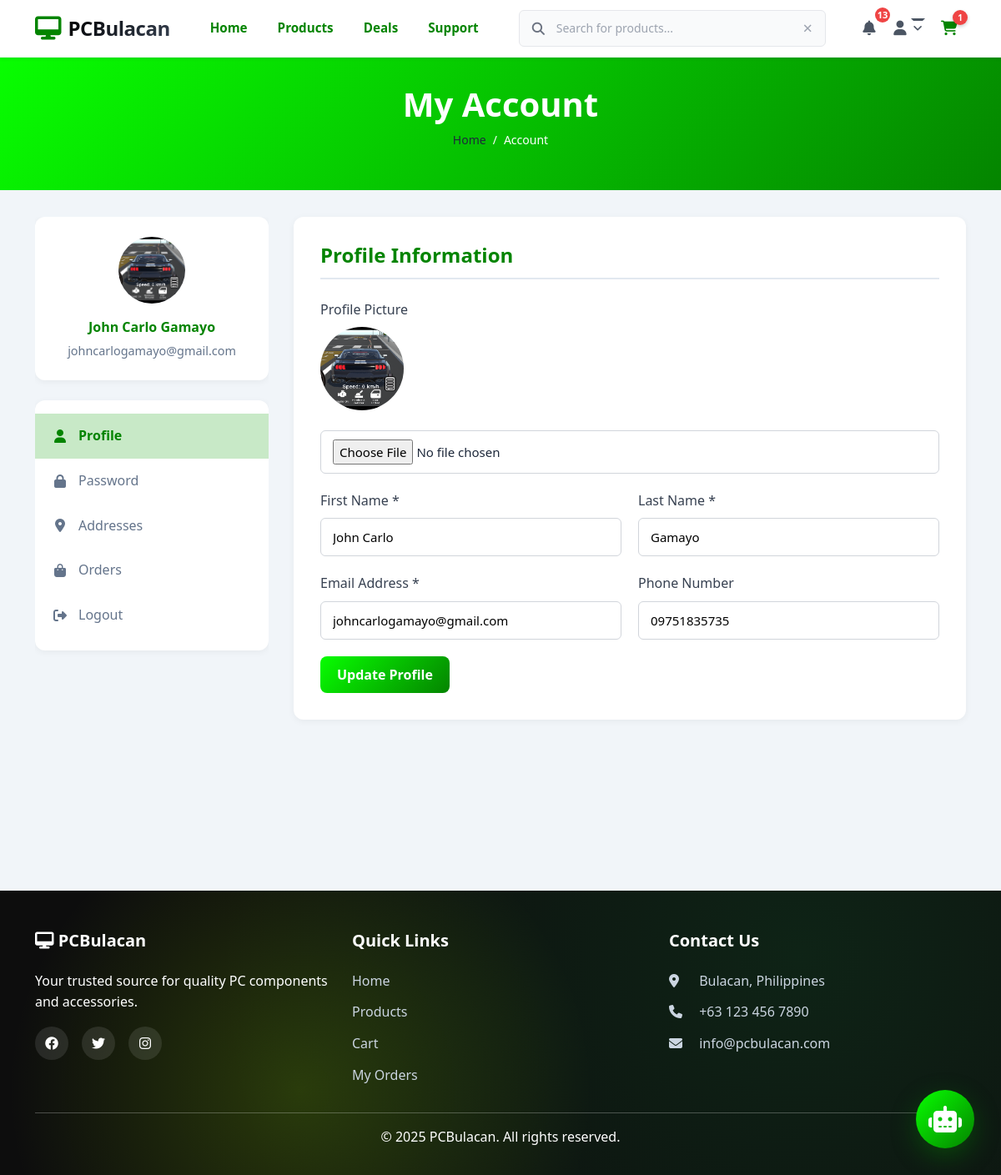
The app's page /accounts/account/ (signed in) with its own data.
### accounts/models.py (models this page shows, shortened)
class User(AbstractUser):
    username = None
    email = models.EmailField(_('email address'), unique=True)
    phone = models.CharField(max_length=20, blank=True, null=True)
    address = models.TextField(blank=True, null=True)
    city = models.CharField(max_length=100, blank=True, null=True)
    state = models.CharField(max_length=100, blank=True, null=True)
    zip_code = models.CharField(max_length=10, blank=True, null=True)
    profile_picture = models.ImageField(upload_to='profile_pictures/', blank=True, null=True)
    USERNAME_FIELD = 'email'
    REQUIRED_FIELDS = ['first_name', 'last_name']
    objects = UserManager()
    class Meta:
        db_table = 'accounts_user'
        verbose_name = 'User'
        verbose_name_plural = 'Users'
        ordering = ['-date_joined']
    def get_full_name(self):
        full_name = f'{self.first_name} {self.last_name}'
        return full_name.strip()

### accounts/views.py (the view, shortened to what this page needs)
# urls.py: path('account/', views.account_view, name='account'),
@login_required
def account_view(request):
    user = request.user
    addresses = UserAddress.objects.filter(user=user).order_by('-is_primary', '-created_at')
    orders = Order.objects.filter(user=user).prefetch_related('items__product').order_by('-created_at')
    context = {
        'user': user,
        'addresses': addresses,
        'orders': orders,
    }
    return render(request, 'accounts/account.html', context)

### orders/context_processors.py (called while the page is built)
def cart_context(request):
    if request.user.is_authenticated:
        cart, created = Cart.objects.get_or_create(user=request.user)
        return {
            'cart': cart,
            'cart_count': cart.unique_items_count  # Count unique products, not total quantity
        }
    return {
        'cart': None,
        'cart_count': 0
    }

### orders/models.py (called while the page is built)
    @property
    def total_savings(self):
        return sum(item.savings_per_item * item.quantity for item in self.items.all())

    @property
    def had_discount(self):
        return float(self.price) < float(self.product.price)

    @property
    def original_price(self):
        return float(self.product.price)

    @property
    def savings_per_item(self):
        if self.had_discount:
            return float(self.product.price) - float(self.price)
        return 0

    @property
    def savings_percentage(self):
        if self.had_discount:
            return int(((float(self.product.price) - float(self.price)) / float(self.product.price)) * 100)
        return 0

    @property
    def unique_items_count(self):
        return self.items.count()

### templates/accounts/account.html (shortened to what this page needs)
{% extends 'base.html' %}
{% load static %}
{% block extra_css %}
<link rel="stylesheet" href="{% static 'css/styles.css' %}">
{% endblock %}
{% block content %}
<div class="page-header">
    <div class="container">
        <h1 class="page-title">My Account</h1>
        <div class="breadcrumb">
            <a href="{% url 'products:home' %}">Home</a>
            <span class="breadcrumb-separator">/</span>
            <span>Account</span>
        </div>
    </div>
</div>
<div class="container">
    <div class="account-container">
        <div class="account-sidebar" id="account-sidebar">
            <div class="user-profile">
                <div class="profile-avatar">
                    {% if user.profile_picture %}
                    <img src="{{ user.profile_picture.url }}" alt="{{ user.get_full_name }}">
                    {% else %}
                    <i class="fas fa-user"></i>
                    {% endif %}
                </div>
                <div class="profile-name">{{ user.get_full_name }}</div>
                <div class="profile-email">{{ user.email }}</div>
            </div>
            <nav class="account-nav">
                <ul>
                    <li class="active">
                        <a href="#" class="account-nav-link" data-section="profile-section">
                            <i class="fas fa-user"></i>
                            <span>Profile</span>
                        </a>
                    </li>
                    <li>
                        <a href="#" class="account-nav-link" data-section="password-section">
                            <i class="fas fa-lock"></i>
                            <span>Password</span>
                        </a>
                    </li>
                    <li>
                        <a href="#" class="account-nav-link" data-section="addresses-section">
                            <i class="fas fa-map-marker-alt"></i>
                            <span>Addresses</span>
                        </a>
                    </li>
                    <li>
                        <a href="#" class="account-nav-link" data-section="orders-section">
                            <i class="fas fa-shopping-bag"></i>
                            <span>Orders</span>
                        </a>
                    </li>
                    <li>
                        <a href="{% url 'accounts:logout' %}" class="account-nav-link">
                            <i class="fas fa-sign-out-alt"></i>
                            <span>Logout</span>
                        </a>
                    </li>
                </ul>
            </nav>
        </div>
        <div class="account-content">
            <section id="profile-section" class="account-section active">
                <h2 class="section-title">Profile Information</h2>
                <form method="post" enctype="multipart/form-data">
                    <div class="form-group">
                        <label>Profile Picture</label>
                        {% if user.profile_picture %}
                        <div class="current-picture">
                            <img src="{{ user.profile_picture.url }}" alt="Profile Picture">
                        </div>
                        {% endif %}
                        <input type="file" name="profile_picture" id="profile_picture" accept="image/*">
                    </div>
                    <div class="form-row">
                        <div class="form-group">
                            <label for="first_name">First Name *</label>
                            <input type="text" id="first_name" name="first_name" value="{{ user.first_name }}" required>
                        </div>
                        <div class="form-group">
                            <label for="last_name">Last Name *</label>
                            <input type="text" id="last_name" name="last_name" value="{{ user.last_name }}" required>
                        </div>
                    </div>
                    <div class="form-row">
                        <div class="form-group">
                            <label for="email">Email Address *</label>
                            <input type="email" id="email" name="email" value="{{ user.email }}" required>
                        </div>
                        <div class="form-group">
                            <label for="phone">Phone Number</label>
                            <input type="tel" id="phone" name="phone" value="{{ user.phone|default:'' }}">
                        </div>
                    </div>
                    <button type="submit" class="btn btn-primary">Update Profile</button>
                </form>
            </section>
        </div>
    </div>
</div>
{% endblock %}

### static/css/styles.css (style rules this page uses)
:root { --primary-color: #048400; --secondary-color: #3b82f6; --success-color: #22c55e; --danger-color: #ef4444; --warning-color: #f59e0b; --info-color: #06b6d4; --dark-color: #1e293b; --light-color: #f8fafc; --gray-color: #64748b; }
* { margin: 0; padding: 0; box-sizing: border-box; }
body { font-family: 'Segoe UI', Tahoma, Geneva, Verdana, sans-serif; line-height: 1.6; color: var(--dark-color); background-color: #f1f5f9; }
.btn-primary { background: #3b82f6; border: 1px solid #3b82f6; color: white; font-weight: 600; }
.btn { border-radius: 8px; padding: 0.6rem 1.5rem; font-weight: 600; transition: all 0.2s ease; }
.btn-primary { background-color: var(--primary-color); border-color: var(--primary-color); }

### templates/accounts/account.html (style rules this page uses)
.page-header { background: linear-gradient(135deg, #08fe01 0%, #048400 100%); padding: 2rem 0; margin-bottom: 2rem; text-align: center; }
.page-title { font-size: 2.5rem; font-weight: 700; color: #ffffffff; margin-bottom: 0.5rem; }
.breadcrumb { display: flex; align-items: center; justify-content: center; gap: 0.5rem; color: #64748b; font-size: 0.875rem; }
.breadcrumb a { color: #1e293b; transition: all 0.3s ease; text-decoration: none; }
.breadcrumb-separator { color: #1e293b; }
.breadcrumb span { color: #ffffffff; }
.account-container { display: flex; gap: 30px; position: relative; margin-bottom: 3rem; }
.account-sidebar { width: 280px; position: sticky; top: 20px; height: calc(100vh - 40px); overflow-y: auto; }
.account-content { flex: 1; min-width: 0; }
.user-profile { background-color: white; border-radius: 12px; padding: 1.5rem; margin-bottom: 1.5rem; box-shadow: 0 2px 8px rgba(0, 0, 0, 0.05); text-align: center; }
.profile-avatar { width: 80px; height: 80px; border-radius: 50%; margin: 0 auto 1rem; background-color: #e2e8f0; display: flex; align-items: center; justify-content: center; font-size: 2rem; color: #64748b; overflow: hidden; }
.profile-avatar img { width: 100%; height: 100%; object-fit: cover; }
.profile-name { font-weight: 600; color: #048400; margin-bottom: 0.25rem; }
.profile-email { font-size: 0.9rem; color: #64748b; }
.account-nav { background-color: white; border-radius: 12px; padding: 1rem 0; box-shadow: 0 2px 8px rgba(0, 0, 0, 0.05); }
.account-nav ul { list-style: none; padding: 0; margin: 0; }
.account-nav li { margin: 0; }
.account-nav li.active { background-color: #c8e9c7; }
.account-nav-link { display: flex; align-items: center; gap: 0.75rem; padding: 0.875rem 1.25rem; color: #64748b; text-decoration: none; transition: all 0.2s ease; }
.account-nav li.active .account-nav-link { color: #048400; font-weight: 600; }
.account-nav-link i { width: 20px; text-align: center; }
.account-section { display: none; background-color: white; border-radius: 12px; padding: 2rem; box-shadow: 0 2px 8px rgba(0, 0, 0, 0.05); }
.account-section.active { display: block; }
.section-title { font-size: 1.5rem; font-weight: 600; color: #048400; margin-bottom: 1.5rem; padding-bottom: 0.75rem; border-bottom: 2px solid #e2e8f0; }
.form-group { margin-bottom: 1.25rem; }
.form-group label { display: block; margin-bottom: 0.5rem; color: #374151; font-weight: 500; }
.form-group input, .form-group textarea, .form-group select { width: 100%; padding: 0.625rem 0.875rem; border: 1px solid #d1d5db; border-radius: 6px; font-size: 0.9375rem; transition: all 0.2s ease; }
.form-row { display: grid; grid-template-columns: 1fr 1fr; gap: 1.25rem; }
.btn { padding: 0.625rem 1.25rem; border-radius: 8px; font-weight: 600; cursor: pointer; transition: all 0.3s ease; border: none; text-decoration: none; display: inline-block; }
.btn-primary { background: linear-gradient(135deg, #08fe01 0%, #048400 100%); color: white; }
.current-picture { width: 100px; height: 100px; border-radius: 50%; margin-bottom: 1rem; overflow: hidden; display: inline-block; }
.current-picture img { width: 100%; height: 100%; object-fit: cover; }

### records on screen
User: profile_picture (picture), get_full_name "John Carlo Gamayo", email "johncarlogamayo@gmail.com", first_name "John Carlo", last_name "Gamayo", phone "09751835735"

### other values on screen
{{ cart_count|default:0 }} "1"
